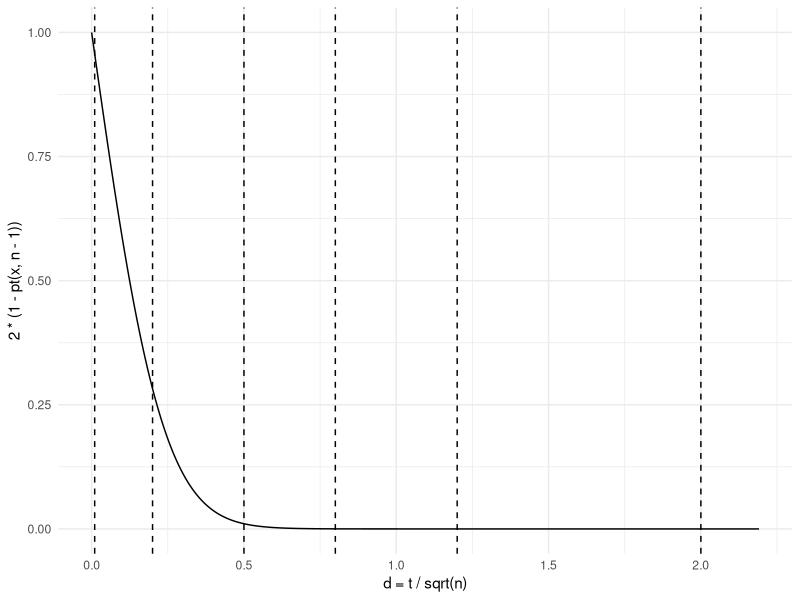

The R source for this figure:
## ---- chunk 1
library(magrittr)
library(formatR)
## ---- chunk 2
library(pwr) # https://github.com/heliosdrm/pwr
library(Matrix)
library(lme4)
# library(pbkrtest) # http://people.math.aau.dk/~sorenh/software/pbkrtest/
# library(ANOVApower) # https://github.com/Lakens/ANOVApower
## ---- chunk 3
usage(power.anova.test)
## ---- chunk 4
power.anova.test(
  groups = 4,  # 4个组  
  between.var = 1, # 组间方差为 1
  within.var = 3, # 组内方差为 3
  power = 0.95 # 1 - 犯第二类错误的概率
)
## ---- chunk 5
usage(power.prop.test)
## ---- chunk 6
# p1 >= p2 的检验 单边和双边检验
power.prop.test(p1 = .65, p2 = 0.6, sig.level = .05, power = 0.90,  alternative = "one.sided")

power.prop.test(p1 = .65, p2 = 0.6, sig.level = .05, power = 0.90,  alternative = "two.sided")
## ---- chunk 7
library(pwr)
# 明确 p1 > p2 的检验
# 单边检验拆分更加明细，分为大于和小于
pwr.2p.test(h = ES.h(p1 = 0.65, p2 = 0.6), 
            sig.level = 0.05, power = 0.9, alternative = "greater")
## ---- chunk 8
library(pwr)
pwr.2p2n.test(h = 0.30, n1 = 80, n2 = 245, sig.level = 0.05, alternative = "greater")
## ---- chunk 9
n = 30  # 样本量（只是一个例子）
x = seq(0, 12, 0.01)
library(ggplot2)
dat <- data.frame(xx = x/sqrt(n), yy = 2 * (1 - pt(x, n - 1)))
ggplot(data = dat, aes(x = xx, y = yy)) +
  geom_line() +
  geom_vline(xintercept = c(0.01, 0.2, 0.5, 0.8, 1.2, 2), linetype = 2) +
  theme_minimal() +
  labs(x = "d = t / sqrt(n)", y = "2 * (1 - pt(x, n - 1))")
## ---- chunk 10
usage(power.t.test)
## ---- chunk 11
power.t.test(
  n = 100, delta = 2.2 / 6.4,
  sd = 1, sig.level = 0.05,
  type = c("two.sample"),
  alternative = c("two.sided")
)
## ---- chunk 12
# 前面 t 检验和方差分析检验的等价功效计算
library(pwr)
pwr.t.test(
  d = 2.2 / 6.4,
  n = 100,
  sig.level = 0.05,
  type = "two.sample",
  alternative = "two.sided"
)
# f 是如何和上面的组间/组内方差等价指定的
pwr.anova.test(
  k = 4, # 组数
  f = 0.5,
  power = 0.95 # 检验的效
)
## ---- chunk 13
sessionInfo()
